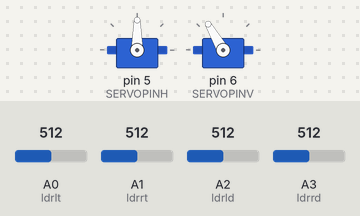
The sketch below on a simulated Arduino Uno, built with avr-gcc and run on an emulated ATmega328P. On the bench: 2 × servo. The inputs (shaded band) are chosen by the test bench; at power-on: A0 (ldrlt) = 512, A1 (ldrrt) = 512, A3 (ldrrd) = 512, A2 (ldrld) = 512.

Above: at 1.2 s.
1.3 s: A0 (ldrlt) set to 606
2.8 s: A0 (ldrlt) set to 630
At 3.39 s:
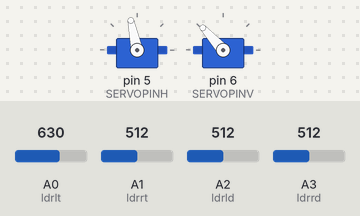
5.8 s: A1 (ldrrt) set to 303
At 8.1 s:
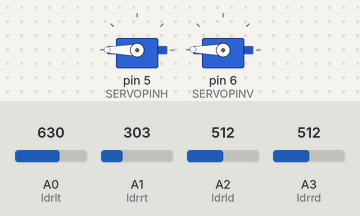
8.8 s: A1 (ldrrt) set to 280
At 9.81 s:
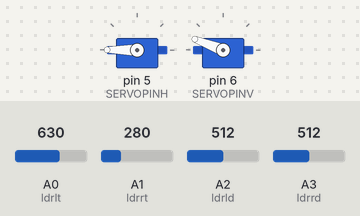
11.8 s: A3 (ldrrd) set to 952
14.8 s: A3 (ldrrd) set to 978
At 14.96 s:
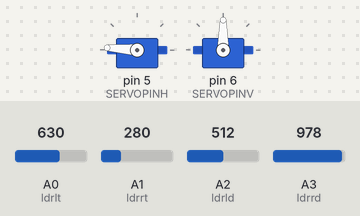
Timing chart, 0 to 20.4 s (numbered marks = the images above; inputs shaded):
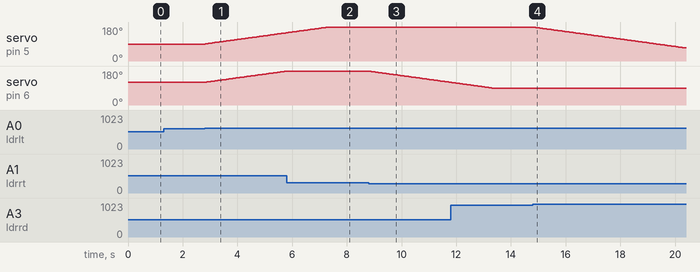

The sketch:

SolarTrackingCode.ino
```cpp
#include <Servo.h>

#define SERVOPINH  5 //horizontal servo
#define SERVOPINV  6 //vertical servo

int tol=100;   // Response range of illuminance
int dtime=100; // Delay parameter for response speed

Servo horizontal;
int servoh = 90;
int servohLimitHigh = 180;
int servohLimitLow = 0;

Servo vertical;
int servov = 120;
int servovLimitHigh = 180;
int servovLimitLow = 90;

const int ldrlt = A0;  // Top left
const int ldrrt = A1;  // Top right
const int ldrld = A2;  // Bottom left
const int ldrrd = A3;  // Bottom right

void setup() {
  horizontal.attach(SERVOPINH);
  vertical.attach(SERVOPINV);
  horizontal.write(servoh);
  vertical.write(servov);
  Serial.begin(9600);
}

void loop() {
  int lt = analogRead(ldrlt);
  int rt = analogRead(ldrrt);
  int ld = analogRead(ldrld);
  int rd = analogRead(ldrrd);

  int avt = (lt + rt) / 2;
  int avd = (ld + rd) / 2;
  int avl = (lt + ld) / 2;
  int avr = (rt + rd) / 2;
  int veg=(avt + avd + avl + avr) / 4;

  if(0 < veg && veg < 300) {
    tol = map(veg, 10, 300, 5, 100);
    dtime = map(veg, 10, 300, 100, 50);
  } else {
    tol = 50;
    dtime = 50;
  }

  int dvert = avt - avd;
  int dhoriz = avl - avr;

  if (-1 * tol > dvert || dvert > tol) {
    if (avt > avd) {
      servov = ++servov;
      if (servov > servovLimitHigh) servov = servovLimitHigh;
    } else if (avt < avd) {
      servov = --servov;
      if (servov < servovLimitLow) servov = servovLimitLow;
    }
    vertical.write(servov);
  }

  if (-1 * tol > dhoriz || dhoriz > tol) {
    if (avl < avr) {
      servoh = --servoh;
      if (servoh < servohLimitLow) servoh = servohLimitLow;
    } else if (avl > avr) {
      servoh = ++servoh;
      if (servoh > servohLimitHigh) servoh = servohLimitHigh;
    }
    horizontal.write(servoh);
  }

  delay(dtime);
}
```

Measured:
- the behaviour switches between 613 and 614 on A0 (ldrlt) (found by bisection; images 0 and 1)
- the behaviour switches between 294 and 293 on A1 (ldrrt) (found by bisection; images 2 and 3)
- the behaviour switches between 963 and 964 on A3 (ldrrd) (found by bisection; images 3 and 4)
- after the input at 1.3 s, every drawn part: stays the same
- after the input at 2.8 s, servo on pin 5 (SERVOPINH): moves from 90° to 149° over 2.9 s, starting at once; servo on pin 6 (SERVOPINV): moves from 120° to 179° over 2.9 s, starting at once
- after the input at 5.8 s, servo on pin 6 (SERVOPINV): stays 179° (without the input it goes to 180° after 0.01 s)
- after the input at 8.8 s, servo on pin 6 (SERVOPINV): moves from 179° to 120° over 2.9 s, starting at once
- after the input at 14.8 s, servo on pin 5 (SERVOPINH): moves from 180° to 69° over 5.6 s, starting at once
